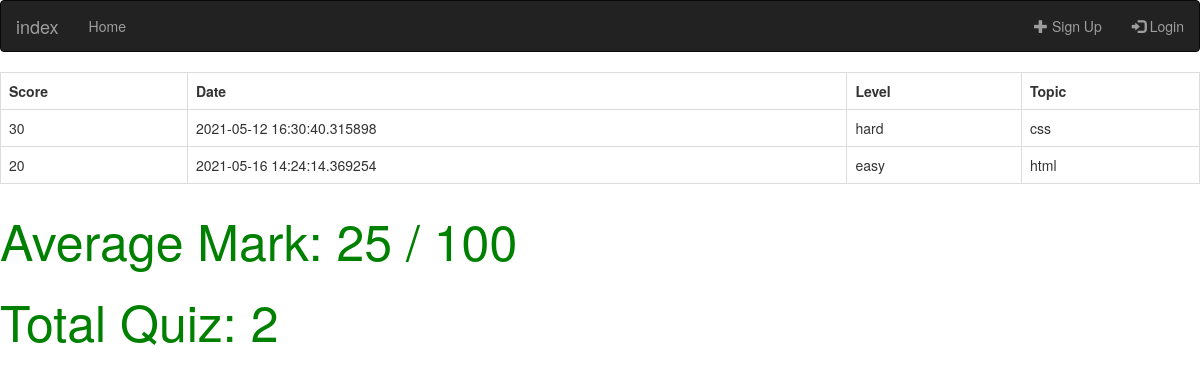
The app's page /user/2/statistic, older data.
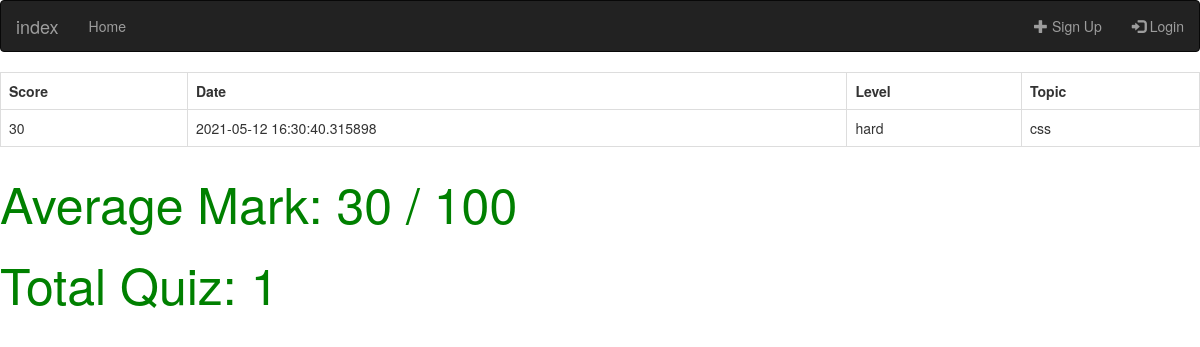
The same page, newer data.
### web/models.py (models this page shows)
class Quizdata(db.Model,UserMixin):
    id = db.Column(db.Integer, primary_key=True)
    user_id = db.Column(db.Integer, db.ForeignKey('user.id'), nullable=False)
    quiztype_id = db.Column(db.Integer, db.ForeignKey('quiztype.id'), nullable=False)
    score = db.Column(db.Integer, nullable=False)
    date = db.Column(db.String(128), nullable=False)
    user = db.relationship("User")
    quiztype = db.relationship("Quiztype")

class Quiztype(db.Model,UserMixin):
    id = db.Column(db.Integer, primary_key=True)
    level = db.Column(db.String(64))
    topic = db.Column(db.String(64))

### web/user/routes.py (the view)
@user.route('/user/<int:userid>/statistic', methods=['GET', 'POST'])
def statistic(userid):
    users = Quizdata.query.filter_by(user_id=userid).all()
    user_list = []
    score =0
    total =0
    average_score=0
    for item in users:
        score+=item.score
        total+=1
        quiztype = Quiztype.query.filter_by(id=item.quiztype_id).first()
        user_list.append({"score": item.score,
                            "date": item.date,
                            "level": quiztype.level,
                            "topic": quiztype.topic,})
    if total > 0:
       average_score = int(score/total)
    return render_template("statistic.html", users=user_list,average_score=average_score,total=total)

### web/templates/statistic.html (shortened to what this page needs)
{% extends "home.html" %}
{% block content %}
<div class="box box-primary">
    <div class="box-body">
        {% if users%}
        <table class="table table-bordered">
            <tr>
                <th>Score</th>
                <th>Date</th>
                <th>Level</th>
                <th>Topic</th>
            </tr>
            {% for row in users %}
                <tr>
                <td>{{row.score}}</td>
                <td>{{row.date}}</td>
                <td>{{row.level}}</td>
                <td>{{row.topic}}</td>
            </tr>
            {% endfor %}
        </table>
        {% endif %}
    </div>
    <p style="font-size:50px; color:green"> Average Mark: {{ average_score }} / 100</p>
    <p style="font-size:50px; color:green"> Total Quiz: {{ total }} </p>
</div>
{% endblock %}

Row changes from the older to the newer data that the page shows:
removed Quizdata: date "2021-05-16 14:24:14.369254"
no longer on this page (row unchanged): Quiztype: level "easy", topic "html"
Text that changed along with them:
{{ average_score }}: "25" → "30"
{{ total }}: "2" → "1"
list line gone: "20"
